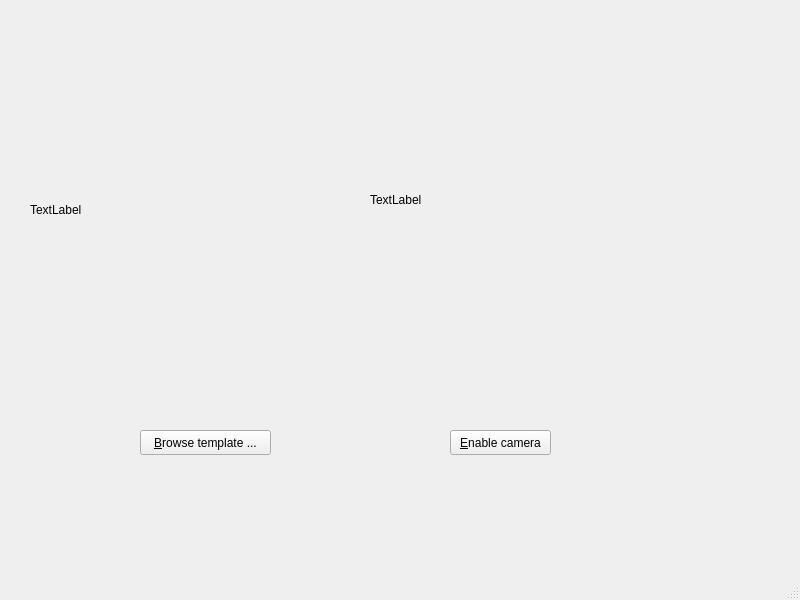
<?xml version="1.0" encoding="UTF-8"?>
<ui version="4.0">
 <class>MainWindow</class>
 <widget class="QMainWindow" name="MainWindow">
  <property name="geometry">
   <rect>
    <x>0</x>
    <y>0</y>
    <width>800</width>
    <height>600</height>
   </rect>
  </property>
  <property name="windowTitle">
   <string>SIFT demo</string>
  </property>
  <widget class="QWidget" name="centralwidget">
   <widget class="QPushButton" name="browse_button">
    <property name="geometry">
     <rect>
      <x>140</x>
      <y>430</y>
      <width>131</width>
      <height>25</height>
     </rect>
    </property>
    <property name="text">
     <string>&amp;Browse template ...</string>
    </property>
   </widget>
   <widget class="QPushButton" name="toggle_cam_button">
    <property name="geometry">
     <rect>
      <x>450</x>
      <y>430</y>
      <width>101</width>
      <height>25</height>
     </rect>
    </property>
    <property name="text">
     <string>&amp;Enable camera</string>
    </property>
   </widget>
   <widget class="QLabel" name="template_label">
    <property name="geometry">
     <rect>
      <x>30</x>
      <y>90</y>
      <width>320</width>
      <height>240</height>
     </rect>
    </property>
    <property name="text">
     <string>TextLabel</string>
    </property>
   </widget>
   <widget class="QLabel" name="live_image_label">
    <property name="geometry">
     <rect>
      <x>370</x>
      <y>80</y>
      <width>320</width>
      <height>240</height>
     </rect>
    </property>
    <property name="text">
     <string>TextLabel</string>
    </property>
   </widget>
  </widget>
  <widget class="QMenuBar" name="menubar">
   <property name="geometry">
    <rect>
     <x>0</x>
     <y>0</y>
     <width>800</width>
     <height>22</height>
    </rect>
   </property>
  </widget>
  <widget class="QStatusBar" name="statusbar"/>
 </widget>
 <resources/>
 <connections/>
</ui>
